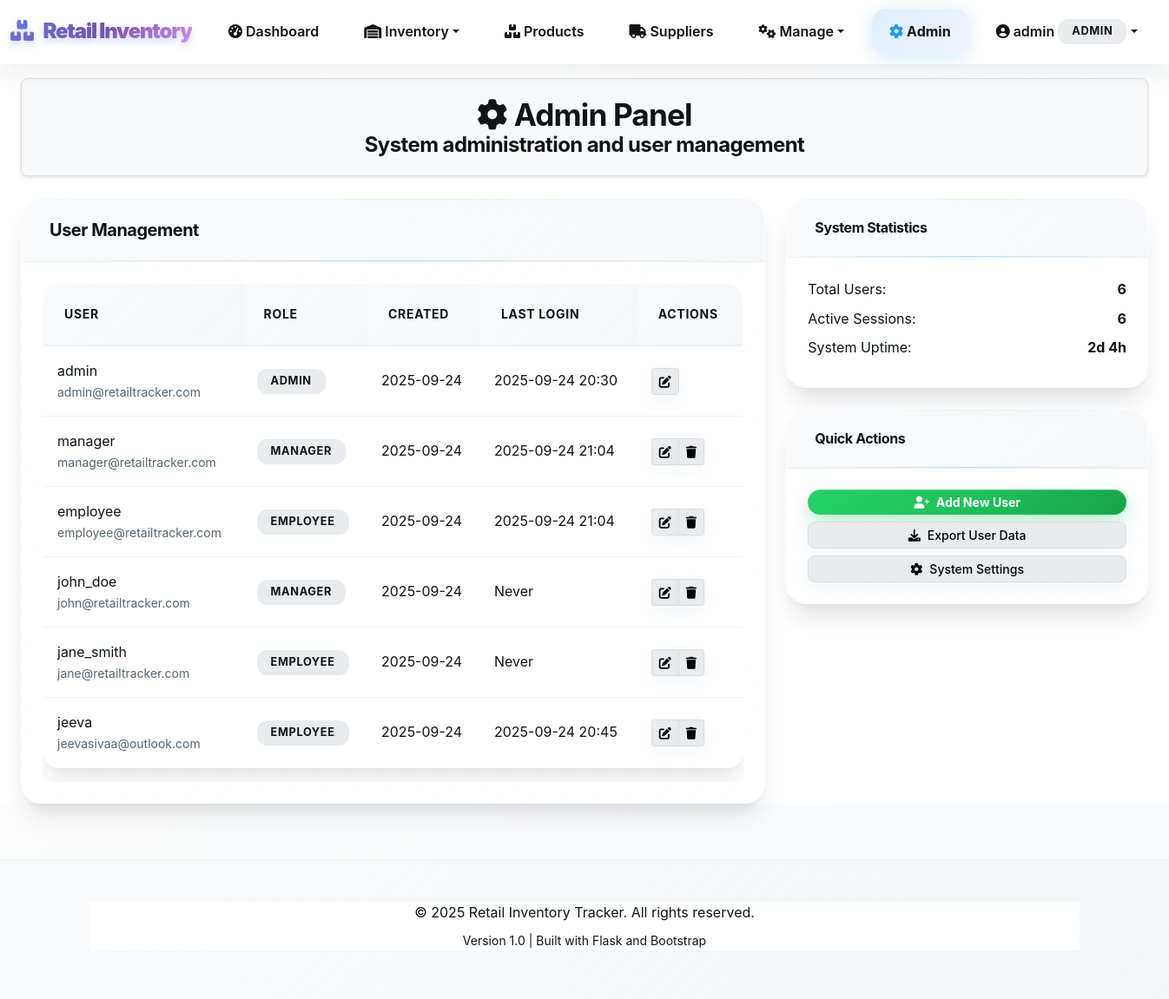
Page /admin_panel (signed in) on the committed database.
### tables this page shows
CREATE TABLE users (
                id INTEGER PRIMARY KEY AUTOINCREMENT,
                username VARCHAR(50) UNIQUE NOT NULL,
                password_hash VARCHAR(255) NOT NULL,
                email VARCHAR(100) UNIQUE NOT NULL,
                full_name VARCHAR(100) NOT NULL,
                role VARCHAR(20) DEFAULT 'employee' CHECK (role IN ('admin', 'manager', 'employee')),
                is_active BOOLEAN DEFAULT 1,
                created_at TIMESTAMP DEFAULT CURRENT_TIMESTAMP,
                last_login TIMESTAMP
            );

### app.py (the view)
@app.route('/admin_panel')
def admin_panel():
    if 'user_id' not in session or session.get('role') != 'admin':
        flash('Access denied. Admin privileges required.', 'error')
        return redirect(url_for('dashboard'))
    conn = sqlite3.connect(DATABASE_PATH)
    cursor = conn.cursor()
    cursor.execute('SELECT id, username, email, role, created_at, last_login FROM users')
    users_data = cursor.fetchall()
    conn.close()
    return render_template('admin_panel.html', users_data=users_data)

### templates/admin_panel.html (shortened to what this page needs)
{% extends "base.html" %}
{% block content %}
<div class="container-fluid">
    <div class="title-bar">
        <h1><i class="fas fa-cog me-2"></i>Admin Panel</h1>
        <h4>System administration and user management</h4>
    </div>
    <div class="row">
        <div class="col-lg-8">
            <div class="card border-0 shadow-sm">
                <div class="card-header">
                    <h5 class="mb-0">User Management</h5>
                </div>
                <div class="card-body">
                    <div class="table-responsive">
                        <table class="table table-hover">
                            <thead>
                                <tr>
                                    <th>User</th>
                                    <th>Role</th>
                                    <th>Created</th>
                                    <th>Last Login</th>
                                    <th>Actions</th>
                                </tr>
                            </thead>
                            <tbody>
                                {% for user in users_data %}
                                <tr>
                                    <td>
                                        <div class="fw-semibold">{{ user[1] }}</div>
                                        <div class="small text-muted">{{ user[2] }}</div>
                                    </td>
                                    <td>
                                        <span class="badge
                                        {% if user[3] == 'admin' %}bg-danger
                                        {% elif user[3] == 'manager' %}bg-warning
                                        {% else %}bg-info{% endif %}">
                                            {{ user[3].title() }}
                                        </span>
                                    </td>
                                    <td>{{ user[4][:10] if user[4] else '-' }}</td>
                                    <td>{{ user[5][:16] if user[5] else 'Never' }}</td>
                                    <td>
                                        <div class="btn-group btn-group-sm">
                                            <button class="btn btn-outline-primary" title="Edit User">
                                                <i class="fas fa-edit"></i>
                                            </button>
                                            {% if user[3] != 'admin' %}
                                            <button class="btn btn-outline-danger" title="Delete User">
                                                <i class="fas fa-trash"></i>
                                            </button>
                                            {% endif %}
                                        </div>
                                    </td>
                                </tr>
                                {% endfor %}
                            </tbody>
                        </table>
                    </div>
                </div>
            </div>
        </div>
        <div class="col-lg-4">
            <div class="card border-0 shadow-sm mb-4">
                <div class="card-header">
                    <h6 class="mb-0">System Statistics</h6>
                </div>
                <div class="card-body">
                    <div class="d-flex justify-content-between mb-2">
                        <span>Total Users:</span>
                        <span class="fw-bold">{{ users_data|length }}</span>
                    </div>
                    <div class="d-flex justify-content-between mb-2">
                        <span>Active Sessions:</span>
                        <span class="fw-bold">{{ users_data|length }}</span>
                    </div>
                    <div class="d-flex justify-content-between mb-2">
                        <span>System Uptime:</span>
                        <span class="fw-bold">2d 4h</span>
                    </div>
                </div>
            </div>
            <div class="card border-0 shadow-sm">
                <div class="card-header">
                    <h6 class="mb-0">Quick Actions</h6>
                </div>
                <div class="card-body">
                    <div class="d-grid gap-2">
                        <button class="btn btn-success btn-sm">
                            <i class="fas fa-user-plus me-2"></i>Add New User
                        </button>
                        <button class="btn btn-info btn-sm">
                            <i class="fas fa-download me-2"></i>Export User Data
                        </button>
                        <button class="btn btn-warning btn-sm">
                            <i class="fas fa-cog me-2"></i>System Settings
                        </button>
                    </div>
                </div>
            </div>
        </div>
    </div>
</div>
{% endblock %}

### rows in the picture
users: username "admin", email "admin@retailtracker.com", role "ADMIN", created_at "2025-09-24", last_login "2025-09-24 20:30"
users: username "manager", email "manager@retailtracker.com", role "MANAGER", created_at "2025-09-24", last_login "2025-09-24 21:04"
users: username "employee", email "employee@retailtracker.com", role "EMPLOYEE", created_at "2025-09-24", last_login "2025-09-24 21:04"
users: username "john_doe", email "john@retailtracker.com", role "MANAGER", created_at "2025-09-24", user "Never"
users: username "jane_smith", email "jane@retailtracker.com", role "EMPLOYEE", created_at "2025-09-24", user "Never"
users: username "jeeva", email "jeevasivaa@outlook.com", role "EMPLOYEE", created_at "2025-09-24", last_login "2025-09-24 20:45"

### other values in the picture
{{ session.username }} "admin"
{{ session.role.title() }} "ADMIN"
{{ users_data|length }} "6"
